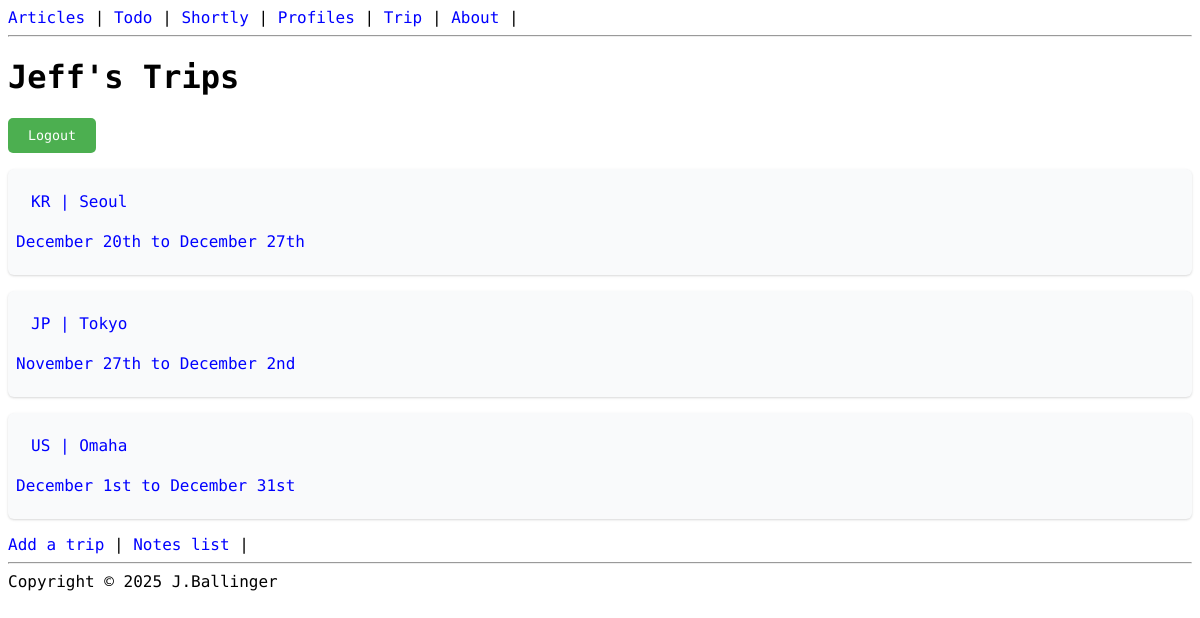
The app's page /trip/list/ (signed in) with its own data.
### app/models.py (models this page shows)
class UserProfile(AbstractUser):
    pass

### trip/models.py (models this page shows, shortened)
class Trip(models.Model):
    city = models.CharField(max_length=50)
    country = models.CharField(max_length=2)
    start_date = models.DateField(blank=True, null=True)
    end_date = models.DateField(blank=True, null=True)
    owner = models.ForeignKey(User, on_delete=models.CASCADE, related_name = 'trips')

### trip/views.py (the view)
# urls.py: path("list/", trips_list, name='trip_list'),
@login_required
def trips_list(request):
  trips = Trip.objects.filter(owner=request.user)
  context = {
    'trips': trips
  }
  return render(request, 'trip/trip_list.html', context)

### templates/trip/trip_list.html (shortened to what this page needs)
{% extends "base.html" %}
{% block content %}
    {% if user.is_authenticated %}
      <h1>{{user|capfirst}}'s Trips</h1>
      <form method="POST" action="{% url 'logout' %}">
        <button type="submit">Logout</button>
      </form>
    {% for trip in trips %}
      <div class="trip-list">
        <a href="{% url 'trip_detail' trip.pk %}">
          <p class="list-item">
            {{trip.country}} | {{trip.city}}
          </p>
          <p>
            {% if trip.start_date %}
              {{ trip.start_date|date:"F jS" }}
            {% else %}
              TBA
            {% endif %}
            to
            {% if trip.end_date %}
              {{ trip.end_date|date:"F jS" }}
            {% else %}
              TBA
            {% endif %}
          </p>
        </a>
      </div>
    {% endfor %}
    <a href="{% url 'trip_create' %}">Add a trip</a> |
    <a href="{% url 'note_list' %}">Notes list</a> |
    {% else %}
      <p>Please <a href=" {% url 'login' %}">Login</a></p>
    {% endif %}
{% endblock content %}

### todo_app/static/styles.css (style rules this page uses)
body { font-family: 'Martian Mono', monospace; }
button[type="submit"] { padding: 10px 20px; background-color: #4caf50; color: white; border: none; border-radius: 5px; cursor: pointer; font-family: 'Martian Mono', monospace; }
nav a, a { text-decoration: none; color: blue; }
.list-item { margin: 10px; padding: 5px; border-style: inset; border: 1px; }
.trip-list { background-color: #F9FAFB; padding: .5rem; border-radius: 0.375rem; box-shadow: 0 1px 3px rgba(0, 0, 0, 0.1), 0 1px 2px rgba(0, 0, 0, 0.06); margin: 1rem 0; }

### records on screen
UserProfile: username "Jeff"
Trip: country "KR", city "Seoul", start_date "December 20th", end_date "December 27th"
Trip: country "JP", city "Tokyo", start_date "November 27th", end_date "December 2nd"
Trip: country "US", city "Omaha", start_date "December 1st", end_date "December 31st"
